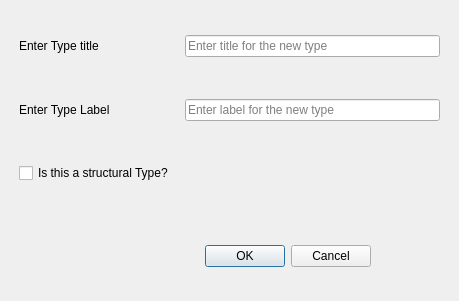
<?xml version="1.0" encoding="UTF-8"?>
<ui version="4.0">
 <class>CreateTypeDialog</class>
 <widget class="QDialog" name="CreateTypeDialog">
  <property name="geometry">
   <rect>
    <x>0</x>
    <y>0</y>
    <width>459</width>
    <height>301</height>
   </rect>
  </property>
  <property name="windowTitle">
   <string>Create New Type</string>
  </property>
  <widget class="QDialogButtonBox" name="buttonBox">
   <property name="geometry">
    <rect>
     <x>30</x>
     <y>240</y>
     <width>341</width>
     <height>32</height>
    </rect>
   </property>
   <property name="orientation">
    <enum>Qt::Horizontal</enum>
   </property>
   <property name="standardButtons">
    <set>QDialogButtonBox::Cancel|QDialogButtonBox::Ok</set>
   </property>
  </widget>
  <widget class="QWidget" name="verticalLayoutWidget">
   <property name="geometry">
    <rect>
     <x>-1</x>
     <y>-1</y>
     <width>461</width>
     <height>221</height>
    </rect>
   </property>
   <layout class="QVBoxLayout" name="mainVerticalLayout">
    <property name="leftMargin">
     <number>20</number>
    </property>
    <property name="rightMargin">
     <number>20</number>
    </property>
    <item>
     <layout class="QHBoxLayout" name="tileHorizontalLayout">
      <item>
       <widget class="QLabel" name="titleLabel">
        <property name="minimumSize">
         <size>
          <width>120</width>
          <height>0</height>
         </size>
        </property>
        <property name="text">
         <string>Enter Type title</string>
        </property>
       </widget>
      </item>
      <item>
       <spacer name="horizontalSpacer">
        <property name="orientation">
         <enum>Qt::Horizontal</enum>
        </property>
        <property name="sizeType">
         <enum>QSizePolicy::Minimum</enum>
        </property>
        <property name="sizeHint" stdset="0">
         <size>
          <width>40</width>
          <height>20</height>
         </size>
        </property>
       </spacer>
      </item>
      <item>
       <widget class="QLineEdit" name="titleLineEdit">
        <property name="toolTip">
         <string>Exclude titles which start with 'x' (reserved for structure level titles) or whitespace</string>
        </property>
        <property name="placeholderText">
         <string>Enter title for the new type</string>
        </property>
       </widget>
      </item>
     </layout>
    </item>
    <item>
     <layout class="QHBoxLayout" name="horizontalLayout">
      <item>
       <widget class="QLabel" name="typeLabel">
        <property name="minimumSize">
         <size>
          <width>120</width>
          <height>0</height>
         </size>
        </property>
        <property name="text">
         <string>Enter Type Label</string>
        </property>
       </widget>
      </item>
      <item>
       <spacer name="horizontalSpacer_2">
        <property name="orientation">
         <enum>Qt::Horizontal</enum>
        </property>
        <property name="sizeType">
         <enum>QSizePolicy::Minimum</enum>
        </property>
        <property name="sizeHint" stdset="0">
         <size>
          <width>40</width>
          <height>20</height>
         </size>
        </property>
       </spacer>
      </item>
      <item>
       <widget class="QLineEdit" name="labelLineEdit">
        <property name="toolTip">
         <string>Enter label for the new type, which can also be modified later in the main editor window</string>
        </property>
        <property name="placeholderText">
         <string>Enter label for the new type</string>
        </property>
       </widget>
      </item>
     </layout>
    </item>
    <item>
     <layout class="QHBoxLayout" name="horizontalLayout_2">
      <item>
       <widget class="QCheckBox" name="structuralLevelCheckBox">
        <property name="toolTip">
         <string>If this is a structural type, then title will be automatically populated as (x0, x1...xn). Next number will be chosen for xn from the existing list of structural items.</string>
        </property>
        <property name="text">
         <string>Is this a structural Type?</string>
        </property>
       </widget>
      </item>
     </layout>
    </item>
   </layout>
  </widget>
 </widget>
 <resources/>
 <connections>
  <connection>
   <sender>buttonBox</sender>
   <signal>accepted()</signal>
   <receiver>CreateTypeDialog</receiver>
   <slot>accept()</slot>
   <hints>
    <hint type="sourcelabel">
     <x>248</x>
     <y>254</y>
    </hint>
    <hint type="destinationlabel">
     <x>157</x>
     <y>274</y>
    </hint>
   </hints>
  </connection>
  <connection>
   <sender>buttonBox</sender>
   <signal>rejected()</signal>
   <receiver>CreateTypeDialog</receiver>
   <slot>reject()</slot>
   <hints>
    <hint type="sourcelabel">
     <x>316</x>
     <y>260</y>
    </hint>
    <hint type="destinationlabel">
     <x>286</x>
     <y>274</y>
    </hint>
   </hints>
  </connection>
 </connections>
</ui>
